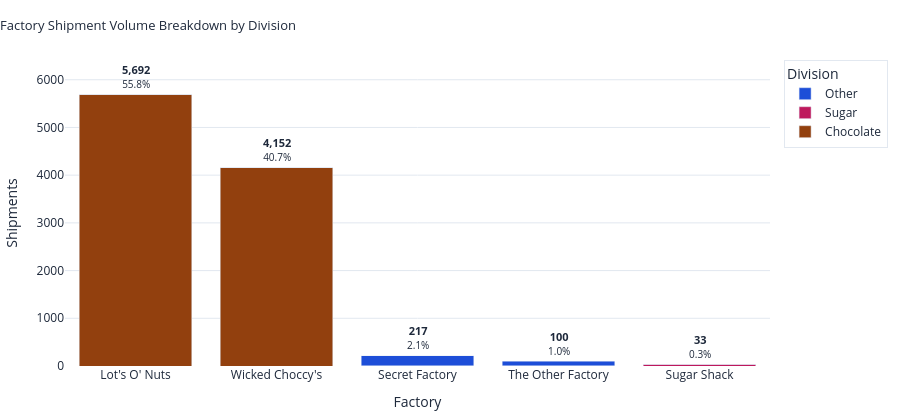

Write notebook code for a chart like this one.
### Markdown cell above
**The three charts converge on a consistent conclusion** — Sugar Shack records the highest lead time and delay rate in the network, while Lot's O' Nuts leads on revenue contribution as a direct consequence of its Chocolate division product mandate and high shipment volume.

**Avg Shipping Lead Time** — all five factories fall within a narrow 5.16–6.09 day band. Secret Factory, The Other Factory, and Lot's O' Nuts are virtually indistinguishable, with Wicked Choccy's trailing marginally. Sugar Shack's bar extends visibly beyond the rest of the network, confirming it as the sole outlier on delivery speed.

**Delay Rate** — the spread is more operationally significant here. Secret Factory records the shortest bar at 20% — the most favourable delay rate in the network. The Other Factory, Lot's O' Nuts, and Wicked Choccy's cluster closely in the 23–24% range. Sugar Shack extends well beyond the group at 33%, recording the highest delay rate across all five factories.

**Revenue Contribution** — the chart reflects each factory's product mandate and shipment volume rather than operational efficiency. Lot's O' Nuts dominates with approximately $76K in total sales, followed by Wicked Choccy's at ~$55K — both driven by their exclusive Chocolate division assignments, which account for the majority of network revenue. Secret Factory, The Other Factory, and Sugar Shack contribute materially smaller revenue shares, consistent with their Sugar and Other division product mix rather than any operational shortfall.

**The visual takeaway:** Sugar Shack consistently registers the longest bar on both lead time and delay rate, yet the lowest revenue contribution among the three mid-to-lower volume factories — a pattern that reflects both operational challenges on fulfilment speed and the limited revenue scale of its product division.

### Code cell
# 10.3 — Factory Shipment Volume Breakdown by Division
import plotly.graph_objects as go

DIV_COLORS = {"Chocolate": "#92400e", "Sugar": "#be185d", "Other": "#1d4ed8"}

vol_df = (
    df.groupby(["Factory", "Division"])
    .agg(Shipments=("Lead Time", "count"))
    .reset_index()
)

factory_order = (
    vol_df.groupby("Factory")["Shipments"].sum()
    .sort_values(ascending=False).index.tolist()
)

fig = go.Figure()

for div in ["Chocolate", "Sugar", "Other"]:
    div_data = vol_df[vol_df["Division"] == div].set_index("Factory").reindex(factory_order).fillna(0)
    fig.add_trace(go.Bar(
        name=div,
        x=factory_order,
        y=div_data["Shipments"],
        marker_color=DIV_COLORS[div],
        hovertemplate="<b>%{x}</b><br>Division: " + div + "<br>Shipments: <b>%{y:,}</b><extra></extra>",
    ))

# Total labels on top
totals = vol_df.groupby("Factory")["Shipments"].sum().reindex(factory_order)
for i, (fac, total) in enumerate(totals.items()):
    pct = total / totals.sum() * 100
    fig.add_annotation(
        x=fac, y=total + 30,
        text=f"<b>{total:,}</b><br><span style='font-size:10px'>{pct:.1f}%</span>",
        showarrow=False, font=dict(size=11, color="#1e293b"),
        xanchor="center", yanchor="bottom",
    )

fig.update_layout(
    barmode="stack",
    height=420,
    plot_bgcolor="white",
    paper_bgcolor="white",
    title=dict(
        text="Factory Shipment Volume Breakdown by Division",
        font=dict(size=13, color="#1e293b"), x=0,
    ),
    xaxis=dict(title="Factory", tickfont=dict(color="#1e293b"), title_font=dict(color="#1e293b")),
    yaxis=dict(title="Shipments", tickfont=dict(color="#1e293b"), title_font=dict(color="#1e293b"),
               gridcolor="#e2e8f0"),
    legend=dict(title_text="Division", font=dict(color="#1e293b"),
                bgcolor="rgba(255,255,255,0.9)", bordercolor="#e2e8f0", borderwidth=1),
    margin=dict(t=60, b=50, l=60, r=20),
)
fig.show()

print("Factory volume summary:")
print(totals.to_frame("Shipments").assign(Share=lambda x: (x["Shipments"]/x["Shipments"].sum()*100).round(1)).to_string())

### Figure 1 — Plotly figure (JSON) as saved in the notebook; plotly's stock layout.template omitted (floating-point values rounded to 4 significant figures)
{"data": [{"hovertemplate": "<b>%{x}</b><br>Division: Chocolate<br>Shipments: <b>%{y:,}</b><extra></extra>", "marker": {"color": "#92400e"}, "name": "Chocolate", "type": "bar", "x": ["Lot's O' Nuts", "Wicked Choccy's", "Secret Factory", "The Other Factory", "Sugar Shack"], "y": [5692.0, 4152.0, 0.0, 0.0, 0.0]}, {"hovertemplate": "<b>%{x}</b><br>Division: Sugar<br>Shipments: <b>%{y:,}</b><extra></extra>", "marker": {"color": "#be185d"}, "name": "Sugar", "type": "bar", "x": ["Lot's O' Nuts", "Wicked Choccy's", "Secret Factory", "The Other Factory", "Sugar Shack"], "y": [0.0, 0.0, 3.0, 4.0, 33.0]}, {"hovertemplate": "<b>%{x}</b><br>Division: Other<br>Shipments: <b>%{y:,}</b><extra></extra>", "marker": {"color": "#1d4ed8"}, "name": "Other", "type": "bar", "x": ["Lot's O' Nuts", "Wicked Choccy's", "Secret Factory", "The Other Factory", "Sugar Shack"], "y": [0.0, 0.0, 214.0, 96.0, 0.0]}], "layout": {"annotations": [{"font": {"color": "#1e293b", "size": 11}, "showarrow": false, "text": "<b>5,692</b><br><span style='font-size:10px'>55.8%</span>", "x": "Lot's O' Nuts", "xanchor": "center", "y": 5722, "yanchor": "bottom"}, {"font": {"color": "#1e293b", "size": 11}, "showarrow": false, "text": "<b>4,152</b><br><span style='font-size:10px'>40.7%</span>", "x": "Wicked Choccy's", "xanchor": "center", "y": 4182, "yanchor": "bottom"}, {"font": {"color": "#1e293b", "size": 11}, "showarrow": false, "text": "<b>217</b><br><span style='font-size:10px'>2.1%</span>", "x": "Secret Factory", "xanchor": "center", "y": 247, "yanchor": "bottom"}, {"font": {"color": "#1e293b", "size": 11}, "showarrow": false, "text": "<b>100</b><br><span style='font-size:10px'>1.0%</span>", "x": "The Other Factory", "xanchor": "center", "y": 130, "yanchor": "bottom"}, {"font": {"color": "#1e293b", "size": 11}, "showarrow": false, "text": "<b>33</b><br><span style='font-size:10px'>0.3%</span>", "x": "Sugar Shack", "xanchor": "center", "y": 63, "yanchor": "bottom"}], "barmode": "stack", "height": 420, "legend": {"bgcolor": "rgba(255,255,255,0.9)", "bordercolor": "#e2e8f0", "borderwidth": 1, "font": {"color": "#1e293b"}, "title": {"text": "Division"}}, "margin": {"b": 50, "l": 60, "r": 20, "t": 60}, "paper_bgcolor": "white", "plot_bgcolor": "white", "title": {"font": {"color": "#1e293b", "size": 13}, "text": "Factory Shipment Volume Breakdown by Division", "x": 0}, "xaxis": {"tickfont": {"color": "#1e293b"}, "title": {"font": {"color": "#1e293b"}, "text": "Factory"}}, "yaxis": {"gridcolor": "#e2e8f0", "tickfont": {"color": "#1e293b"}, "title": {"font": {"color": "#1e293b"}, "text": "Shipments"}}}}
